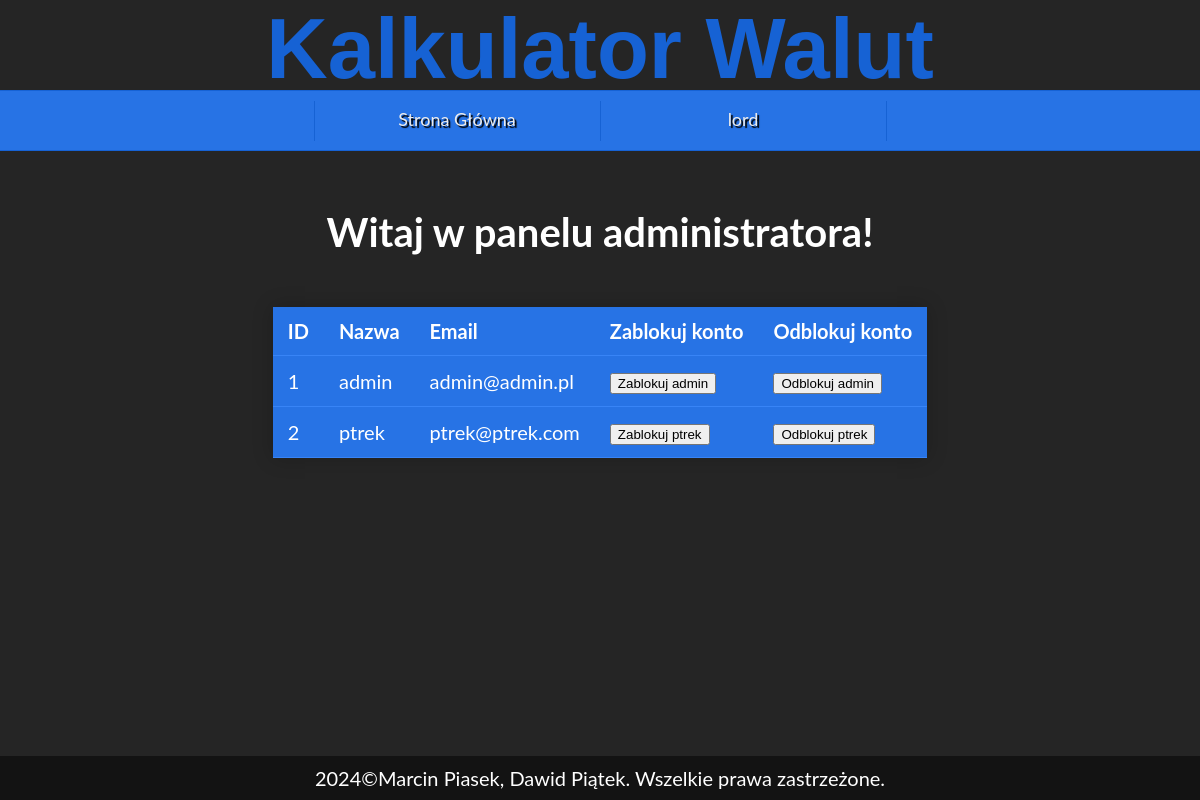
The page /php/adminpage.php (signed in) on the database its author committed.
### tables this page shows
CREATE TABLE `data` (
  `ID_User` int(11) NOT NULL,
  `Username` varchar(255) NOT NULL,
  `Email` varchar(255) NOT NULL,
  `Password` varchar(255) NOT NULL,
  `rank_role` varchar(255) DEFAULT NULL,
  `Picture` longblob DEFAULT NULL,
  `ban` tinyint(1) DEFAULT NULL
);

### php/getuser.php (the view, shortened to what this page needs)
<?php
    require("connect.php");
    $x = $_SESSION['Username'];
    $sql = "SELECT * FROM data WHERE Username!='$x' ORDER BY ID_User ASC";
    $result = $conn->query($sql);
    echo "<table class='table'>";
        echo "<tr>";
            echo "<th>";
                echo "ID";
            echo "</th>";
            echo "<th>";
                echo "Nazwa";
            echo "</th>";
            echo "<th>";
                echo "Email";
            echo "</th>";
            echo "<th>";
                echo "Zablokuj konto";
            echo "</th>";
            echo "<th>";
                echo "Odblokuj konto";
            echo "</th>";
        echo "</tr>";
    if ($result->num_rows > 0) {
        while($row = $result->fetch_assoc()) {
            echo "<tr>";
                echo "<td>";
                    echo $row["ID_User"];
                echo "</td>";
                echo "<td>";
                    echo $row["Username"];
                echo "</td>";
                echo "<td>";
                    echo $row["Email"];
                echo "</td>";
                echo "<td>";
                    echo "<form action='ban.php' method='POST'>";
                        echo "<input type='submit' value='Zablokuj $row[Username]'>";
                    echo "</form>";
                echo "</td>";
                echo "<td>";
                echo "<form action='unban.php' method='POST'>";
                    echo "<input type='submit' value='Odblokuj $row[Username]' >";
                echo "</form>";
                echo "</td>";
            echo "</tr>";
        }
    }
    else {
        echo "Brak Użytkowników";
    }
    echo "</table>";
?>

### css/style.css (style rules this page uses)
:root { --glowny-kolor-tla: #2773e5; --jasniejszy-kolor-tla: #3884f6; --ciemniejszy-kolor-tla: #1662d4; --jeszcze-ciemniejszy-kolor: #0551c3; --tlo: #252525; --stopka-tlo: #131313; }
html, body { height: 100%; background-color: var(--tlo); font-family: "Lato", sans-serif; font-size: 20px; color: #ffffff; margin: 0 !important; }
.table { border-collapse: collapse; margin: auto; box-shadow: 0 0 20px rgba(0, 0, 0, 0.2); }
.table tr { background-color: var(--glowny-kolor-tla); color: #ffffff; text-align: left; border-bottom: 1px solid var(--jasniejszy-kolor-tla); }
.table td, th { padding: 12px 15px; }

### rows shown on the page
data: ID_User "1", Username "admin", Email "admin@admin.pl", Username "Zablokuj admin", Username "Odblokuj admin"
data: ID_User "2", Username "ptrek", Email "ptrek@ptrek.com", Username "Zablokuj ptrek", Username "Odblokuj ptrek"

### other values the page prints
$_SESSION['Username'] "lord"
